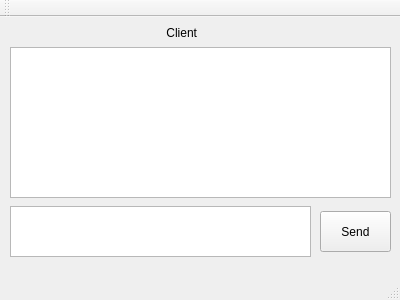
<?xml version="1.0" encoding="UTF-8"?>
<ui version="4.0">
 <class>MainWindow</class>
 <widget class="QMainWindow" name="MainWindow">
  <property name="geometry">
   <rect>
    <x>0</x>
    <y>0</y>
    <width>400</width>
    <height>300</height>
   </rect>
  </property>
  <property name="windowTitle">
   <string>MainWindow</string>
  </property>
  <widget class="QWidget" name="centralWidget">
   <widget class="QLabel" name="name">
    <property name="geometry">
     <rect>
      <x>0</x>
      <y>0</y>
      <width>401</width>
      <height>31</height>
     </rect>
    </property>
    <property name="text">
     <string>                                                  Client</string>
    </property>
   </widget>
   <widget class="QTextBrowser" name="history">
    <property name="geometry">
     <rect>
      <x>10</x>
      <y>30</y>
      <width>381</width>
      <height>151</height>
     </rect>
    </property>
   </widget>
   <widget class="QPushButton" name="send">
    <property name="geometry">
     <rect>
      <x>320</x>
      <y>194</y>
      <width>71</width>
      <height>41</height>
     </rect>
    </property>
    <property name="text">
     <string>Send</string>
    </property>
   </widget>
   <widget class="QTextEdit" name="message">
    <property name="geometry">
     <rect>
      <x>10</x>
      <y>189</y>
      <width>301</width>
      <height>51</height>
     </rect>
    </property>
   </widget>
  </widget>
  <widget class="QMenuBar" name="menuBar">
   <property name="geometry">
    <rect>
     <x>0</x>
     <y>0</y>
     <width>400</width>
     <height>22</height>
    </rect>
   </property>
  </widget>
  <widget class="QToolBar" name="mainToolBar">
   <attribute name="toolBarArea">
    <enum>TopToolBarArea</enum>
   </attribute>
   <attribute name="toolBarBreak">
    <bool>false</bool>
   </attribute>
  </widget>
  <widget class="QStatusBar" name="statusBar"/>
 </widget>
 <layoutdefault spacing="6" margin="11"/>
 <resources/>
 <connections/>
</ui>
